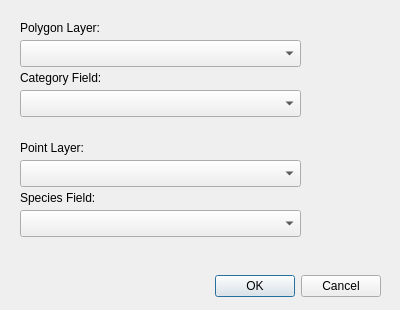
<?xml version="1.0" encoding="UTF-8"?>
<ui version="4.0">
 <class>DiversityCalcDialogBase</class>
 <widget class="QDialog" name="DiversityCalcDialogBase">
  <property name="geometry">
   <rect>
    <x>0</x>
    <y>0</y>
    <width>400</width>
    <height>310</height>
   </rect>
  </property>
  <property name="windowTitle">
   <string>Diversity Calculator</string>
  </property>
  <widget class="QDialogButtonBox" name="button_box">
   <property name="geometry">
    <rect>
     <x>40</x>
     <y>270</y>
     <width>341</width>
     <height>32</height>
    </rect>
   </property>
   <property name="orientation">
    <enum>Qt::Horizontal</enum>
   </property>
   <property name="standardButtons">
    <set>QDialogButtonBox::Cancel|QDialogButtonBox::Ok</set>
   </property>
  </widget>
  <widget class="QgsMapLayerComboBox" name="mcbPoly">
   <property name="geometry">
    <rect>
     <x>20</x>
     <y>40</y>
     <width>281</width>
     <height>27</height>
    </rect>
   </property>
   <property name="showCrs">
    <bool>true</bool>
   </property>
  </widget>
  <widget class="QLabel" name="label">
   <property name="geometry">
    <rect>
     <x>20</x>
     <y>20</y>
     <width>181</width>
     <height>16</height>
    </rect>
   </property>
   <property name="text">
    <string>Polygon Layer:</string>
   </property>
  </widget>
  <widget class="QLabel" name="label_2">
   <property name="geometry">
    <rect>
     <x>20</x>
     <y>70</y>
     <width>161</width>
     <height>16</height>
    </rect>
   </property>
   <property name="text">
    <string>Category Field:</string>
   </property>
  </widget>
  <widget class="QgsFieldComboBox" name="fcbCategory">
   <property name="geometry">
    <rect>
     <x>20</x>
     <y>90</y>
     <width>281</width>
     <height>27</height>
    </rect>
   </property>
  </widget>
  <widget class="QgsMapLayerComboBox" name="mcbPoint">
   <property name="geometry">
    <rect>
     <x>20</x>
     <y>160</y>
     <width>281</width>
     <height>27</height>
    </rect>
   </property>
   <property name="showCrs">
    <bool>true</bool>
   </property>
  </widget>
  <widget class="QLabel" name="label_3">
   <property name="geometry">
    <rect>
     <x>20</x>
     <y>140</y>
     <width>181</width>
     <height>16</height>
    </rect>
   </property>
   <property name="text">
    <string>Point Layer:</string>
   </property>
  </widget>
  <widget class="QgsFieldComboBox" name="fcbSpecies">
   <property name="geometry">
    <rect>
     <x>20</x>
     <y>210</y>
     <width>281</width>
     <height>27</height>
    </rect>
   </property>
  </widget>
  <widget class="QLabel" name="label_4">
   <property name="geometry">
    <rect>
     <x>20</x>
     <y>190</y>
     <width>161</width>
     <height>16</height>
    </rect>
   </property>
   <property name="text">
    <string>Species Field:</string>
   </property>
  </widget>
 </widget>
 <customwidgets>
  <customwidget>
   <class>QgsFieldComboBox</class>
   <extends>QComboBox</extends>
   <header>qgsfieldcombobox.h</header>
  </customwidget>
  <customwidget>
   <class>QgsMapLayerComboBox</class>
   <extends>QComboBox</extends>
   <header>qgsmaplayercombobox.h</header>
  </customwidget>
 </customwidgets>
 <resources/>
 <connections>
  <connection>
   <sender>button_box</sender>
   <signal>accepted()</signal>
   <receiver>DiversityCalcDialogBase</receiver>
   <slot>accept()</slot>
   <hints>
    <hint type="sourcelabel">
     <x>20</x>
     <y>20</y>
    </hint>
    <hint type="destinationlabel">
     <x>20</x>
     <y>20</y>
    </hint>
   </hints>
  </connection>
  <connection>
   <sender>button_box</sender>
   <signal>rejected()</signal>
   <receiver>DiversityCalcDialogBase</receiver>
   <slot>reject()</slot>
   <hints>
    <hint type="sourcelabel">
     <x>20</x>
     <y>20</y>
    </hint>
    <hint type="destinationlabel">
     <x>20</x>
     <y>20</y>
    </hint>
   </hints>
  </connection>
  <connection>
   <sender>mcbPoly</sender>
   <signal>layerChanged(QgsMapLayer*)</signal>
   <receiver>fcbCategory</receiver>
   <slot>setLayer(QgsMapLayer*)</slot>
   <hints>
    <hint type="sourcelabel">
     <x>135</x>
     <y>63</y>
    </hint>
    <hint type="destinationlabel">
     <x>130</x>
     <y>143</y>
    </hint>
   </hints>
  </connection>
  <connection>
   <sender>mcbPoint</sender>
   <signal>layerChanged(QgsMapLayer*)</signal>
   <receiver>fcbSpecies</receiver>
   <slot>setLayer(QgsMapLayer*)</slot>
   <hints>
    <hint type="sourcelabel">
     <x>135</x>
     <y>213</y>
    </hint>
    <hint type="destinationlabel">
     <x>130</x>
     <y>283</y>
    </hint>
   </hints>
  </connection>
 </connections>
</ui>
